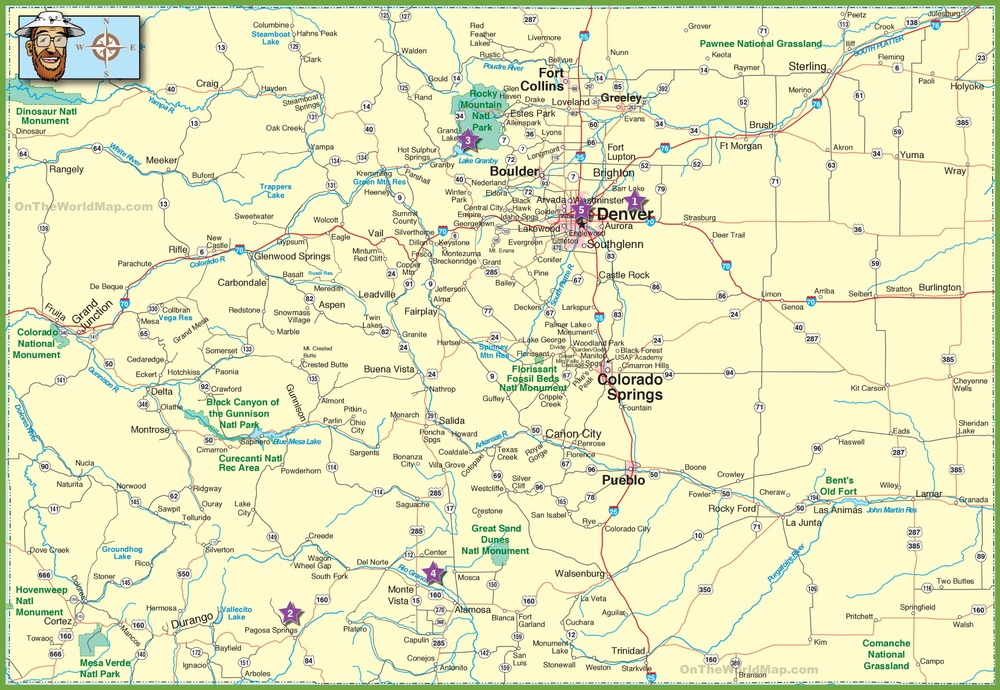
#> input picture map_of_colorado.jpg, 1000 x 690 px, shrunk from 2678 x 1848 before the run
$ jupyter execute --allow-errors data_mining_streamflow.ipynb   (shell and % lines are left out)
#> lines starting #> are read from the running program, lines starting #| are printed output that depends on the picture
[cell 1]
import hydrofunctions as hf
import matplotlib.pyplot as plt
import json
import matplotlib.image as mpimg
import numpy as np
import pandas as pd
import pickle
import seaborn as sns
from scipy.ndimage.filters import gaussian_filter
from mpl_toolkits.mplot3d import Axes3D

plt.style.use('ggplot')
plt.rcParams['figure.figsize'] = (16, 9)

[cell 2]
# https://hydrofunctions.readthedocs.io/en/master/
# help(hf.NWIS)

[cell 3]
# From Docs: "The Daily Mean discharge data are great for situations where you want to know the baseflow of a watershed, or the volume of water that is entering a reservoir or if you want to learn about the long-term hydrology of a watershed."

# Parameters
param = '00060' # discharge
start = "2011-02-15"
end = "2021-04-15"
service = "dv"
state = 'co'

# Pulling data
#> (the rest of this cell did not finish here and is left out)

#> (a cell that did not finish here is left out)

[cell 5]
# Decide which sites to keep
tol = 0.025 # we discard any site that has more than X% of the days missing
#> (the rest of this cell did not finish here and is left out)

So here, we notice that we have a decent amount of sites that contain data all the way back 10 years (about 300) but we also have the
rest lacking lots of information, as much as 3000 days.

# Finding Lat and Long of each site

[cell 6]
# We do this first for all sites... (change later)
site_IDs = []
#> (the rest of this cell did not finish here and is left out)

[cell 7]
# Dictionary for site ID, lat, and long
site_coor = {}

# Iterate through IDs and store lat and long
for i,ID in enumerate(site_IDs):
    site_coor[i] = {}
    lat = co.meta['USGS:' + ID]['siteLatLongSrs']['latitude']
    lon = co.meta['USGS:' + ID]['siteLatLongSrs']['longitude']

    site_coor[i]['siteID'] = ID
    site_coor[i]['lat'] = lat
    site_coor[i]['lon'] = lon

print(f'Example of first two sites:\n {list(site_coor.values())[:2]}')
with open('site_coordinates.json', 'w') as fp:
    json.dump(site_coor, fp)

# Plotting Lat and Long on Discretized Grid

[cell 8]
# Saving lat and long as euclidean (projection needed technically)
x = []
y = []

# Iterate through dictionary
for key, site in site_coor.items():
    x.append(site['lon'])
    y.append(site['lat'])

# Raw Plot
plt.scatter(x, y)
plt.title('Raw Grid of Colorado Gauge Sites', fontsize='20')
plt.xlabel('Longitude')
plt.ylabel('Latitude')
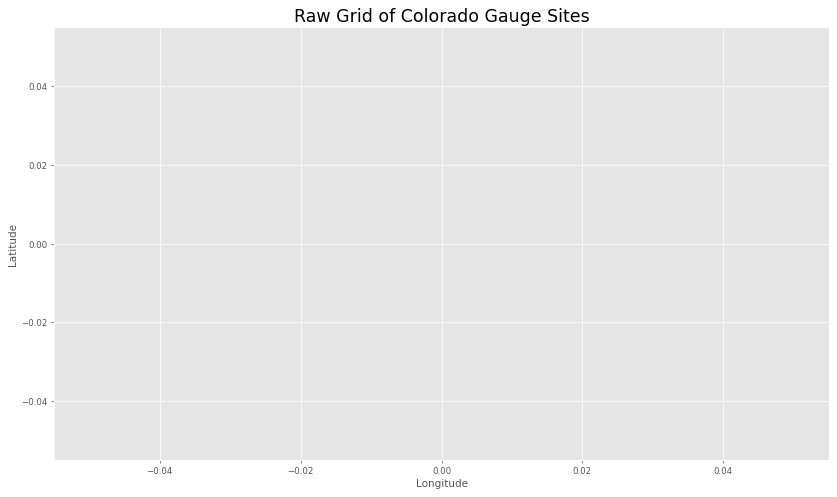
#> figure drawn by matplotlib, 1 panel

[cell 9]
xedges = np.linspace(-110, -102, num=50)
yedges = np.linspace(37, 41, num=50)

H, xedges, yedges = np.histogram2d(x, y, bins=(xedges, yedges)) # x = long, y = lat

[cell 10]
plt.hist2d(x, y, bins = [xedges, yedges])
plt.title('Binned Spatial Grid of Gauge Sites', fontsize=20)
plt.xlabel('Longitude')
plt.ylabel('Latitude')
plt.colorbar()
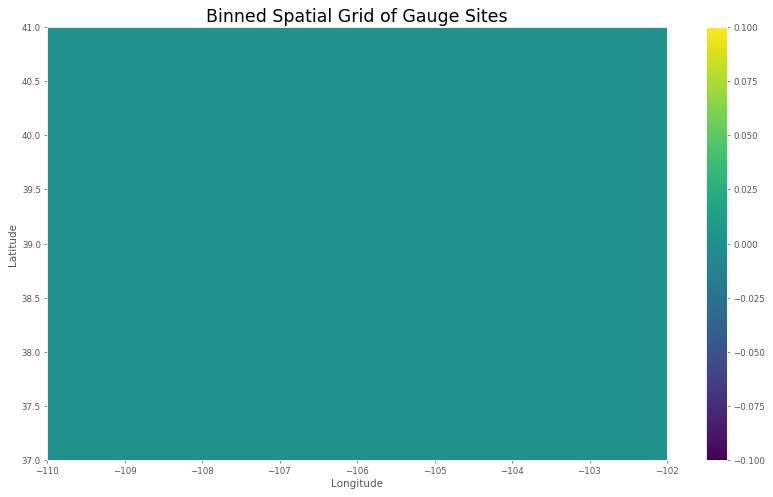
#> figure drawn by matplotlib, 2 panels

#> (a cell that did not finish here is left out)

#> (a cell that did not finish here is left out)

#> (a cell that did not finish here is left out)

#> (a cell that did not finish here is left out)

[cell 15]
# Colorado Map
co_img = mpimg.imread('map_of_colorado.jpg') # source: http://ontheworldmap.com/usa/state/colorado large-detailed-map-of-colorado-with-cities-and-roads.jpg
#> co_img is the input picture: shape (690, 1000, 3); mean R, G, B 230.8, 232.4, 191.5
bd_points = [-109, -102, 37, 41] # CO boundaries

# Plotting Sites
plt.title('Map of Colorado with Sites', fontsize=20)
plt.scatter(x, y, marker='o', color='tab:red', ec='black', label='Streamflow Sites')
#> (the rest of this cell did not finish here and is left out)

[cell 16]
site_corr = json.load(open('site_coordinates.json'))

[cell 17]
stream_data_dict = {}
for key, site in site_coor.items():
    site_id = site['siteID']
    stream_data = data['USGS:' + site_id + ':00060:00003']
    stream_data_dict[site_id] = stream_data
    # break
# print()
# Example of first site's historical streamflow data
#> (the rest of this cell did not finish here and is left out)
